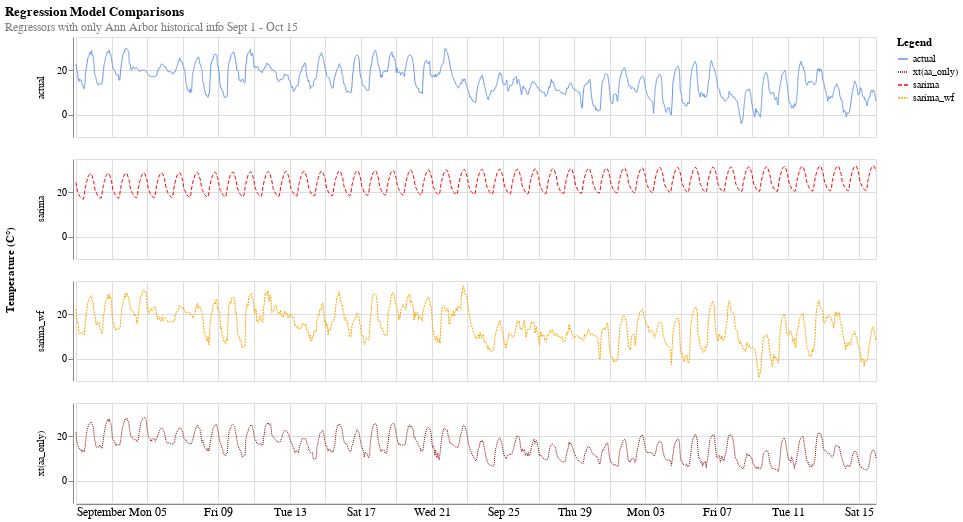

The code cell stored with this chart in its notebook:
### Code cell
domain = ['actual','xt(aa_only)','sarima','sarima_wf']
range_ = ['cornflowerblue', 'darkred', 'red','orange' ]

alt.Chart(res[['time','actual','xt(aa_only)','sarima','sarima_wf']].melt(id_vars='time')).mark_line(size=1).encode(
    x=alt.X('time:T', axis=alt.Axis(tickSize=0, labelFontSize=12),title=None),
    y=alt.Y('value:Q',title=None),
    color=alt.Color('variable:N', 
                    legend=alt.Legend(title='Legend'),
                    scale=alt.Scale(domain=domain, range=range_)),
    strokeDash=alt.StrokeDash('variable',legend=None),
    row=alt.Row('variable:N',title='Temperature (C°)')
).properties(
    height=100,
    width=800,
    title={
      "text": ['Regression Model Comparisons'], 
      "subtitle": ["Regressors with only Ann Arbor historical info Sept 1 - Oct 15"],
      "color": "black",
      "subtitleColor": "gray"
    }
)

### Figure 1 — Vega-Lite specification as saved in the notebook (floating-point values rounded to 4 significant figures; data arrays with more than 128 entries replaced by an {"elided": "..."} marker saying what was removed)
{"config": {"view": {"continuousWidth": 400, "continuousHeight": 300}}, "data": {"name": "data-26ae80dbad0347affebe16dd40288a07"}, "mark": {"type": "line", "size": 1}, "encoding": {"color": {"field": "variable", "legend": {"title": "Legend"}, "scale": {"domain": ["actual", "xt(aa_only)", "sarima", "sarima_wf"], "range": ["cornflowerblue", "darkred", "red", "orange"]}, "type": "nominal"}, "row": {"field": "variable", "title": "Temperature (C°)", "type": "nominal"}, "strokeDash": {"field": "variable", "legend": null, "type": "nominal"}, "x": {"axis": {"labelFontSize": 12, "tickSize": 0}, "field": "time", "title": null, "type": "temporal"}, "y": {"field": "value", "title": null, "type": "quantitative"}}, "height": 100, "title": {"text": ["Regression Model Comparisons"], "subtitle": ["Regressors with only Ann Arbor historical info Sept 1 - Oct 15"], "color": "black", "subtitleColor": "gray"}, "width": 800, "$schema": "https://vega.github.io/schema/vega-lite/v4.17.0.json", "datasets": {"data-26ae80dbad0347affebe16dd40288a07": {"elided": "4320 records"}}}
